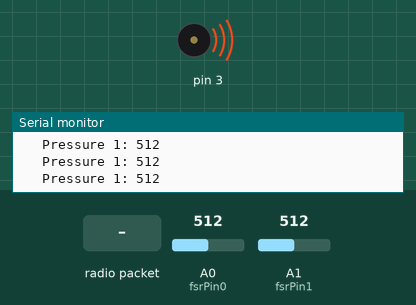
Simulated run of this sketch. Board: Arduino Uno, built with avr-gcc and run on an emulated ATmega328P. On the bench: buzzer (waves = sounding), the last lines printed to the serial monitor. Inputs (shaded band) come from the test bench; at power-on: A1 (fsrPin1) = 512, A0 (fsrPin0) = 512. No radio packets arrive unless stated.

Above: at 1.2 s.
1.3 s: A1 (fsrPin1) set to 106
2.8 s: A1 (fsrPin1) set to 94
4.3 s: A0 (fsrPin0) set to 259
7.3 s: A0 (fsrPin0) set to 239
At 8.5 s:
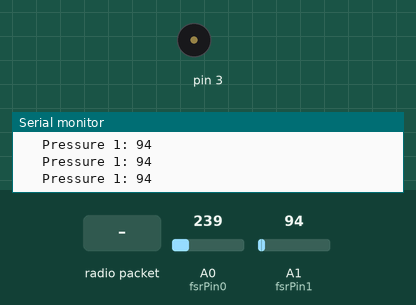
8.8 s: radio packet "5" arrives
At 10.2 s:
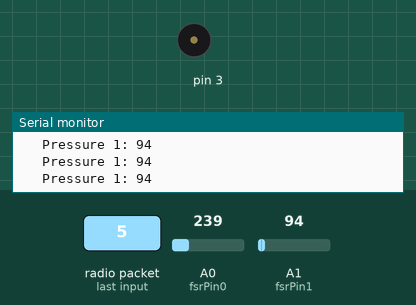
11.8 s: radio packet "90" arrives
At 12.8 s:
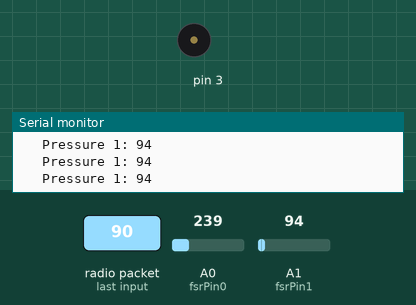
Timing chart, 0 to 14.3 s (numbered marks = the images above; inputs shaded):
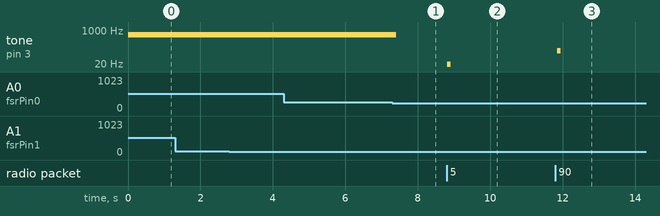

The sketch:

nrf24_client.ino
```cpp
#include <SPI.h>
#include <RH_NRF24.h>

// Singleton instance of the radio driver
RH_NRF24 nrf24;
int fsrPin0 = A0;
int fsrPin1 = A1;
int fsrReading0, fsrReading1;

void setup()
{
  Serial.begin(9600);
  if (!nrf24.init())
    Serial.println("init failed");
  // Defaults after init are 2.402 GHz (channel 2), 2Mbps, 0dBm
  if (!nrf24.setChannel(3))
    Serial.println("setChannel failed");
  if (!nrf24.setRF(RH_NRF24::DataRate2Mbps, RH_NRF24::TransmitPower0dBm))
    Serial.println("setRF failed");
}


void loop()
{
  fsrReading0 = analogRead(fsrPin0);
  fsrReading1 = analogRead(fsrPin1);
  Serial.print("   Pressure 1: ");
  Serial.println(fsrReading1);
  //Notes for COLLABria 2007
  if (fsrReading0 > 250) {
    uint8_t data[] = "587";
    nrf24.send(data, sizeof(data));
    tone(3, 587, 100);
  }
  else if (fsrReading1 > 250) {
    uint8_t data1[] = "659";
    nrf24.send(data1, sizeof(data1));
    tone(3, 659, 100);
  }
  nrf24.waitPacketSent();
  //Now wait for a reply
  uint8_t buf[RH_NRF24_MAX_MESSAGE_LEN];
  uint8_t len = sizeof(buf);

  if (nrf24.waitAvailableTimeout(10))
  {
    // Should be a reply message for us now
    if (nrf24.recv(buf, &len))
    {
      Serial.print("got reply: ");
      Serial.println((char*)buf);
      int note = atoi(buf);
      tone(3, note, 100);
    }
    else
    {
      Serial.println("recv failed");
    }
  }
  else
  {
    //There is no tone on the other piano
  }
}
```

Measured:
- the behaviour switches between 251 and 250 on A0 (fsrPin0) (found by bisection; images 0 and 1)
- after the input at 7.3 s, tone on pin 3: 587 Hz → silent after 0.10 s
- after the input at 8.8 s, tone on pin 3: silent → 5 Hz at once, → silent 0.10 s later
- after the input at 11.8 s, tone on pin 3: silent → 90 Hz after 0.05 s, → silent 0.10 s later
